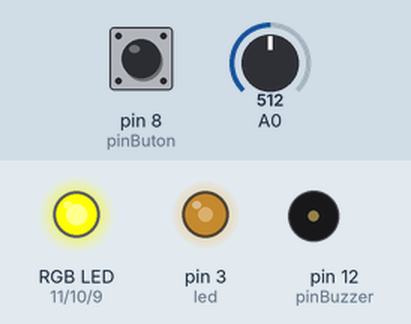
Recording of a sketch running on a simulated Arduino Uno, built with avr-gcc and run on an emulated ATmega328P. Parts: an RGB LED mixed from three pins (HIGH = lit), output pins drawn as LEDs (lit = HIGH), buzzer (waves = sounding, pin HIGH). The inputs (shaded band) are chosen by the test bench; at power-on: A0 = 512, pin 8 (pinButon) LOW.

Above: at 2.8 s.
2.9 s: A0 set to 716
At 3.3 s:
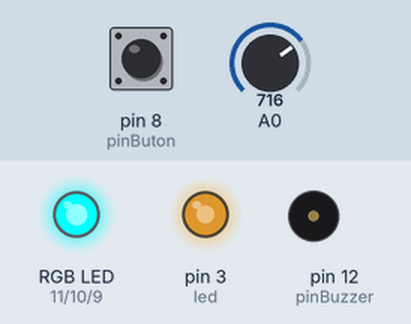
7.5 s: pin 8 (pinButon) pulled HIGH for 1.2 s
At 8.8 s:
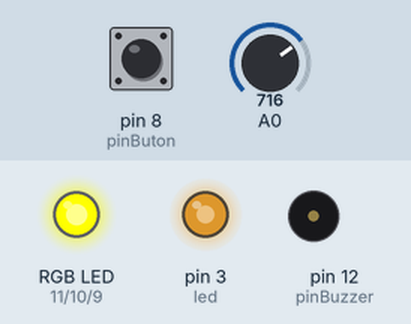
11.0 s: A0 set to 900
At 13.8 s:
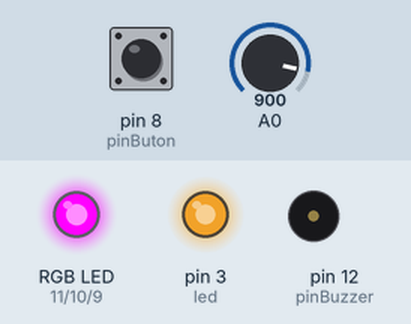
16.5 s: pin 8 (pinButon) pulled HIGH for 1.2 s
At 18.5 s:
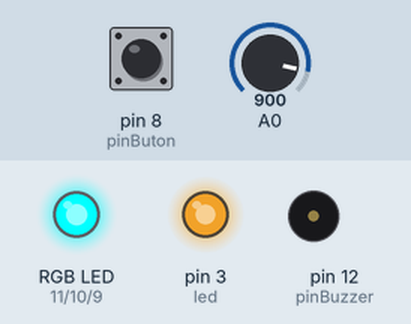
20.0 s: pin 8 (pinButon) pulled HIGH for 3.2 s
At 20.6 s:
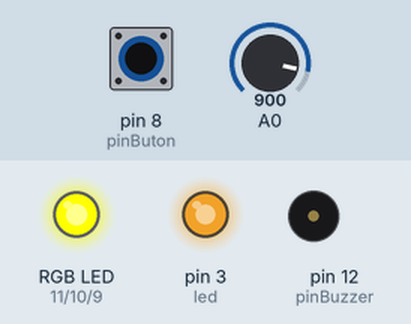
24.7 s: A0 set to 122
At 28.0 s:
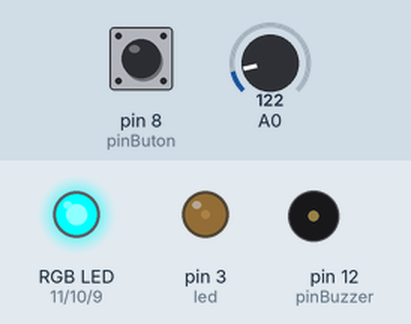
Timing chart, 0 to 32.7 s (numbered marks = the images above; inputs shaded):
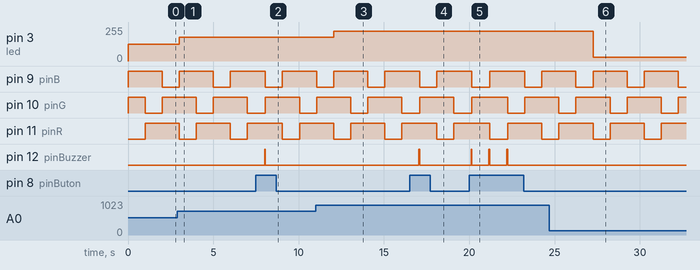

The sketch:

Buzzer_com_RGB_Potenciometro.ino
```cpp
int pinR = 11;
int pinG = 10;
int pinB = 9 ;
boolean anodo_comum = true;

int pinButon = 8;

int pinBuzzer = 12;

int led = 3;
int valorPot = 0;
int brilho = 0;


void setup() {
  // put your setup code here, to run once:

Serial.begin(9600);

pinMode(pinR, OUTPUT);
pinMode(pinG, OUTPUT);
pinMode(pinB, OUTPUT);

pinMode(pinButon, INPUT);

pinMode(pinBuzzer,OUTPUT);

pinMode(led, OUTPUT);

}

void loop() {
  // put your main code here, to run repeatedly:

valorPot = analogRead(A0);
brilho= map(valorPot, 0, 1024, 0, 255);
analogWrite(led,brilho);

setColor(255,0,0);
setColor(0,255,0);
setColor(0,0,255);
}

 void butonBuzzer(){
  int stats = digitalRead(pinButon);
      if(stats == HIGH){
      digitalWrite(pinBuzzer,1000);
      delay(50);
      digitalWrite(pinBuzzer,LOW);
    }else{
      digitalWrite(pinBuzzer,LOW);
    }
 }

  void setColor(int red, int green, int blue){
  if(anodo_comum == true){
    red = 255 - red;
    green = 255 - green;
    blue = 255 - blue;
    }
    butonBuzzer();
    analogWrite(pinR, red);
    analogWrite(pinG, green);
    analogWrite(pinB, blue);
    delay(1000);
  }
```

Measured:
- after the input at 2.9 s, pin 3 (led): 127/255 → 178/255 after 0.10 s
- after the input at 7.5 s, pin 12 (pinBuzzer): LOW → HIGH after 0.50 s, → LOW 0.05 s later
- after the input at 11.0 s, pin 3 (led): 178/255 → 224/255 after 1.1 s
- after the input at 16.5 s, pin 12 (pinBuzzer): LOW → HIGH after 0.55 s, → LOW 0.05 s later
- after the input at 20.0 s, pin 12 (pinBuzzer): alternates HIGH for 0.05 s and LOW for 1.0 s, 6 changes in all, then stays LOW, starting after 0.10 s
- after the input at 24.7 s, pin 3 (led): 224/255 → 30/255 after 2.6 s
- by itself, pin 9 (pinB), pin 10 (pinG), pin 11 (pinR): alternates HIGH for 2.0 s and LOW for 1.0 s
